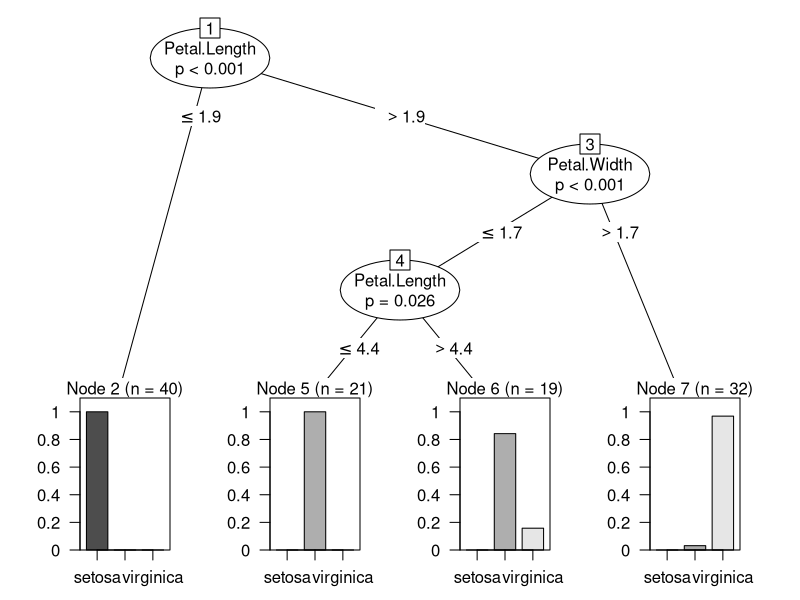
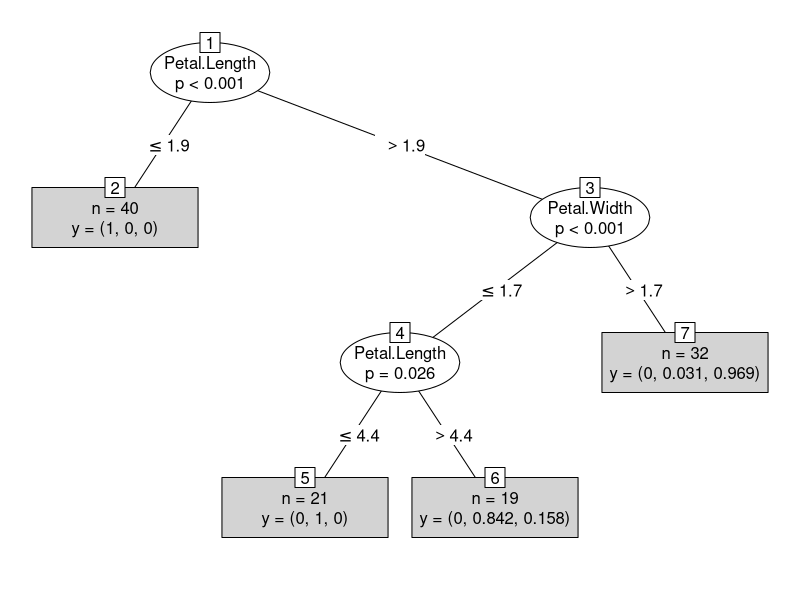
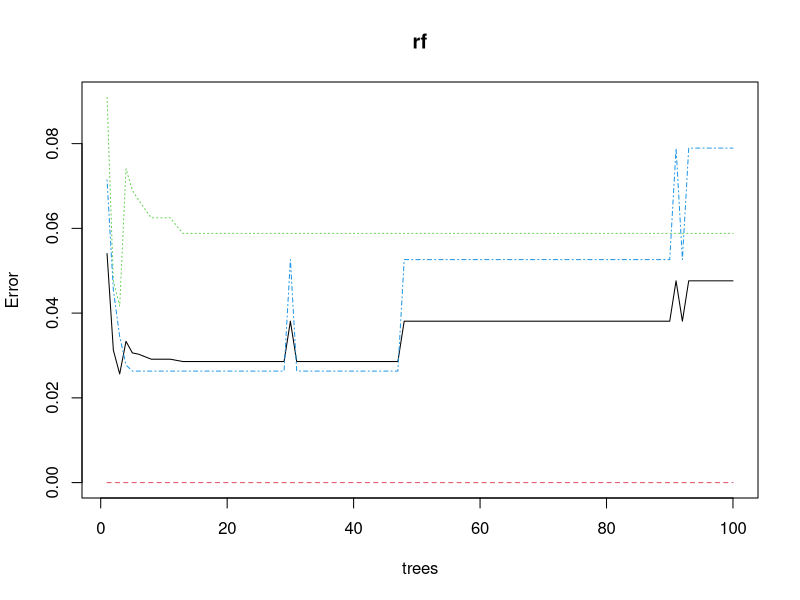

Here is the R script that generated these plots, in order:
#####################################################
### Regression Trees and Random Forests Exercises ###
#####################################################

# There is more than one way to build decision trees
# (regression trees) using R. In this exercise, we
# will build decision trees with package party. 
# Then we will look at an example of training
# a random forest model using package 
# randomForest.

### Decision Trees with Package party

# We will build a conditional decision tree for
# the iris data using function ctree() in
# package party.

# Look at the data:
data(iris)

# We predict the species of iris flowers with
# four numeric predictor variables. The target
# variable, species, is a factor with three
# levels "setosa", "versicolor", and "virginica":
str(iris)

# Note we are using the term 'predict' but this
# is actually a classification task. The function
# ctree() builds a decision tree and predict()
# makes predictions for new data. This is different
# than modeling trees with a1 in the algae data
# which was a numeric variable.

# We start by splitting the iris data into two
# subsets: training (70%) and test (30%). We 
# use a random seed so results are reproducible.

set.seed(1234)

# obtain sets for training and for test:
set <- sample(2, nrow(iris), 
              # we sample with replacement:
              replace=TRUE, 
              # two sets with these 
              # approximate proportions:
              prob=c(0.7, 0.3))

# fixed training set:
trainData <- iris[set==1,]

# Note '==' is equality operator
# whereas '=' is assignment operator

# fixed test data:
testData <- iris[set==2,]

# We load package party, build a decision tree,
# and check the prediction result:
install.packages("party")

# Load the party package:
library("party") # note numerous dependent packages

?ctree
  
# build the tree using all predictors:
iris.ctree <- ctree(Species~., data=trainData)

# check the predictions, rows are predicted,
# columns are actual. Interpret the outputted
# table in plain English:
table(predict(iris.ctree), trainData$Species)

# We look at the tree by printing the rules
print(iris.ctree)

# We plot the tree
plot(iris.ctree)

# plot a 'simple' tree
plot(iris.ctree, type="simple")

# Interpret, that is, explain, what information
# each of these trees convey.

# Now the built tree needs to be tested using
# the test data

# predict on test data. Note we do not have to
# re-generate the tree. That tree is our predictive
# model, we simply apply it to a new data set:
testPred <- predict(iris.ctree, newdata=testData)

# tabulate and interpret the predictions
# versus the actual results
table(testPred, testData$Species)

##### Random Forest

# Now we use package randomForest to build a 
# predictive model for the iris dataset. 

# We split iris data into two subsets: training (70%)
# and test (30%). We do not set seed.

tree.set <- sample(2, nrow(iris), 
                   replace=TRUE,
                   prob=c(0.7,0.3))

trainData <- iris[tree.set==1,]

testData <- iris[tree.set==2,]

# Load package randomForest and train a random
# forest. We do not set seed.

# What do the arguments below accomplish
# for our random forest model?
?randomForest

# might need to install
# install.packages("randomForest")
library(randomForest)
rf <- randomForest(Species~., data=trainData,
                   ntree=100, proximity=TRUE)

# what class is rf?
class(rf)

# Look at the tabulated predictions versus
# actual and interpret
table(predict(rf), trainData$Species)

# 'print' the results, can you interpret?:
print(rf)

# Look at the 'make-up' of the fitted rf model:
attributes(rf)  # note it is a list w 2 components

# Plot the error rates using different numbers
# of trees. Interpret. How many trees do the
# model require to optimize (lowest) the errors?
# Note: each dotted line corresponds to one level
# of iris species. The solid black line is the
# average.
plot(rf)

?plot.randomForest

# Now we perform these same activities
# using the test data. Interpret the findings:
irisPred <- predict(rf, newdata=testData)
table(irisPred, testData$Species)
